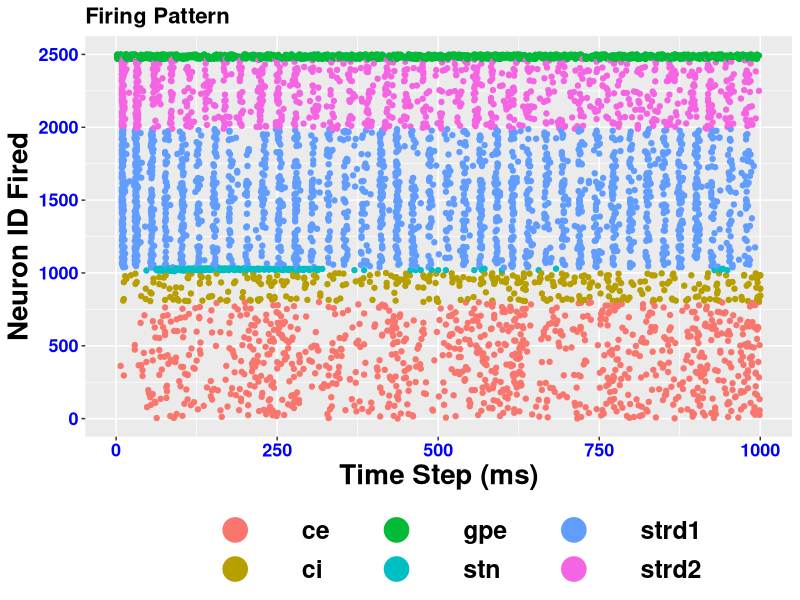
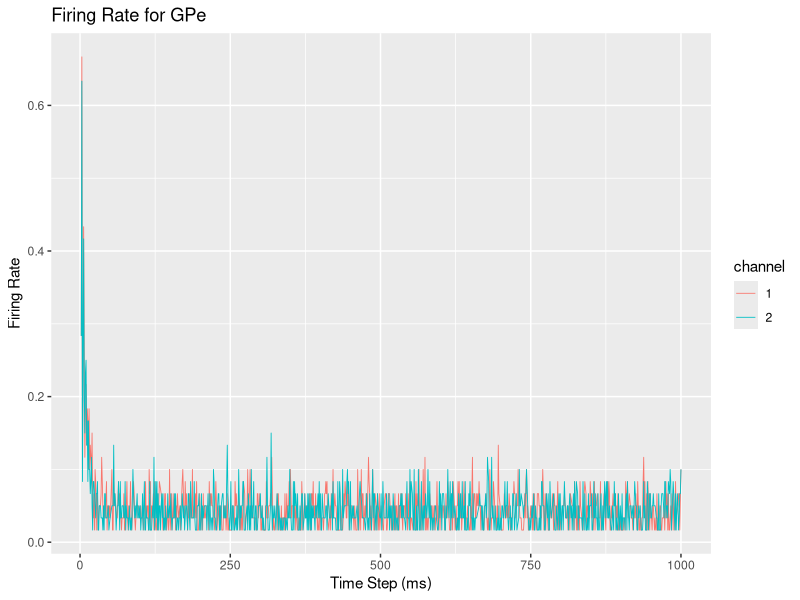

The R script that drew these images, in order:
library('ggplot2')
library('grid')

# set the current working directory
setwd('/home/imsure/Desktop/HelloWorld/neural_project')

firings = read.csv('firings_noinput2channel.csv', header=F, sep='\t')
# assign names to data frame
names(firings) = c('timeStep', 'neuronID', 'neuronType')

# filter data for only channel 1
firings = subset(firings, neuronID<=2500)

# firing plot
png('channels_firing.png', width=1000, height=800)
firings.plot = ggplot(firings, aes(x=timeStep, y=neuronID, color=neuronType)) +
  geom_point() + 
  ggtitle('Firing Pattern') +
  xlab('Time Step (ms)') + ylab('Neuron ID Fired')

firings.plot = firings.plot + theme(axis.title=element_text(size=20, face='bold'),
                                    axis.text=element_text(size=13, color='blue', face='bold'),
                                    plot.title=element_text(hjust=0, face='bold', vjust=1, size=16),
                                    legend.title=element_blank(),
                                    legend.text=element_text(face = "bold", size=18),
                                    legend.position = 'bottom',
                                    legend.key=element_rect(fill=NA),
                                    legend.key.size=unit(3, "cm"),
                                    legend.key.height=unit(.8, "cm")) +
  guides(colour = guide_legend(override.aes = list(size=8)))

firings.plot
dev.off()

png('gpe_frate.png', width=1000, height=500)
gpe.frate = read.csv('gpe_fr.csv', header=F, sep='\t')
names(gpe.frate) = c('timeStep', 'channel', 'firingRate')
gpe.frate$channel = as.factor(gpe.frate$channel)

gpe.frate.plot = ggplot(gpe.frate, aes(x=timeStep, y=firingRate, color=channel)) +
  geom_line(size=.3) + 
  ggtitle('Firing Rate for GPe') +
  xlab('Time Step (ms)') + ylab('Firing Rate')

gpe.frate.plot
dev.off()
